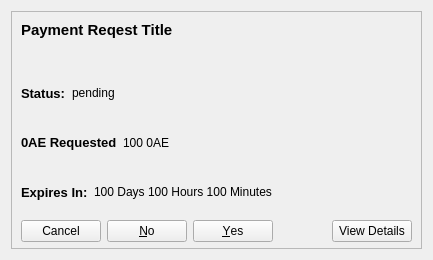
<?xml version="1.0" encoding="UTF-8"?>
<ui version="4.0">
 <class>CommunityFundDisplayPaymentRequest</class>
 <widget class="QWidget" name="CommunityFundDisplayPaymentRequest">
  <property name="geometry">
   <rect>
    <x>0</x>
    <y>0</y>
    <width>433</width>
    <height>260</height>
   </rect>
  </property>
  <property name="sizePolicy">
   <sizepolicy hsizetype="Maximum" vsizetype="Maximum">
    <horstretch>0</horstretch>
    <verstretch>0</verstretch>
   </sizepolicy>
  </property>
  <property name="minimumSize">
   <size>
    <width>433</width>
    <height>260</height>
   </size>
  </property>
  <property name="maximumSize">
   <size>
    <width>433</width>
    <height>260</height>
   </size>
  </property>
  <property name="windowTitle">
   <string>Form</string>
  </property>
  <layout class="QVBoxLayout" name="verticalLayout_2">
   <item>
    <widget class="QFrame" name="frame">
     <property name="sizePolicy">
      <sizepolicy hsizetype="Maximum" vsizetype="Maximum">
       <horstretch>0</horstretch>
       <verstretch>0</verstretch>
      </sizepolicy>
     </property>
     <property name="maximumSize">
      <size>
       <width>433</width>
       <height>433</height>
      </size>
     </property>
     <property name="frameShape">
      <enum>QFrame::StyledPanel</enum>
     </property>
     <property name="frameShadow">
      <enum>QFrame::Raised</enum>
     </property>
     <widget class="QLabel" name="title">
      <property name="geometry">
       <rect>
        <x>10</x>
        <y>10</y>
        <width>400</width>
        <height>50</height>
       </rect>
      </property>
      <property name="maximumSize">
       <size>
        <width>400</width>
        <height>50</height>
       </size>
      </property>
      <property name="font">
       <font>
        <pointsize>11</pointsize>
        <weight>75</weight>
        <bold>true</bold>
       </font>
      </property>
      <property name="text">
       <string>Payment Reqest Title</string>
      </property>
      <property name="alignment">
       <set>Qt::AlignLeading|Qt::AlignLeft|Qt::AlignTop</set>
      </property>
      <property name="wordWrap">
       <bool>true</bool>
      </property>
     </widget>
     <widget class="QWidget" name="">
      <property name="geometry">
       <rect>
        <x>10</x>
        <y>60</y>
        <width>391</width>
        <height>171</height>
       </rect>
      </property>
      <layout class="QVBoxLayout" name="verticalLayout">
       <item>
        <layout class="QHBoxLayout" name="horizontalLayout_4">
         <item>
          <widget class="QLabel" name="labelTitleStatus">
           <property name="sizePolicy">
            <sizepolicy hsizetype="Maximum" vsizetype="Preferred">
             <horstretch>0</horstretch>
             <verstretch>0</verstretch>
            </sizepolicy>
           </property>
           <property name="font">
            <font>
             <pointsize>10</pointsize>
             <weight>75</weight>
             <bold>true</bold>
            </font>
           </property>
           <property name="text">
            <string>Status:</string>
           </property>
          </widget>
         </item>
         <item>
          <widget class="QLabel" name="labelStatus">
           <property name="text">
            <string>pending</string>
           </property>
          </widget>
         </item>
        </layout>
       </item>
       <item>
        <layout class="QHBoxLayout" name="horizontalLayout_6">
         <item>
          <widget class="QLabel" name="labelTitleRequested">
           <property name="sizePolicy">
            <sizepolicy hsizetype="Maximum" vsizetype="Preferred">
             <horstretch>0</horstretch>
             <verstretch>0</verstretch>
            </sizepolicy>
           </property>
           <property name="font">
            <font>
             <pointsize>10</pointsize>
             <weight>75</weight>
             <bold>true</bold>
            </font>
           </property>
           <property name="text">
            <string>0AE Requested</string>
           </property>
          </widget>
         </item>
         <item>
          <widget class="QLabel" name="labelRequested">
           <property name="text">
            <string>100 0AE</string>
           </property>
          </widget>
         </item>
        </layout>
       </item>
       <item>
        <layout class="QHBoxLayout" name="horizontalLayout_5">
         <item>
          <widget class="QLabel" name="labelTitleDuration">
           <property name="sizePolicy">
            <sizepolicy hsizetype="Maximum" vsizetype="Preferred">
             <horstretch>0</horstretch>
             <verstretch>0</verstretch>
            </sizepolicy>
           </property>
           <property name="font">
            <font>
             <pointsize>10</pointsize>
             <weight>75</weight>
             <bold>true</bold>
            </font>
           </property>
           <property name="text">
            <string>Expires In:</string>
           </property>
          </widget>
         </item>
         <item>
          <widget class="QLabel" name="labelDuration">
           <property name="text">
            <string>100 Days 100 Hours 100 Minutes</string>
           </property>
          </widget>
         </item>
        </layout>
       </item>
       <item>
        <layout class="QHBoxLayout" name="horizontalLayout">
         <item>
          <widget class="QDialogButtonBox" name="buttonBoxVote">
           <property name="layoutDirection">
            <enum>Qt::RightToLeft</enum>
           </property>
           <property name="standardButtons">
            <set>QDialogButtonBox::Cancel|QDialogButtonBox::No|QDialogButtonBox::Yes</set>
           </property>
          </widget>
         </item>
         <item>
          <widget class="QPushButton" name="pushButtonDetails">
           <property name="text">
            <string>View Details</string>
           </property>
          </widget>
         </item>
        </layout>
       </item>
      </layout>
     </widget>
     <zorder>title</zorder>
     <zorder></zorder>
     <zorder>labelRequested</zorder>
     <zorder></zorder>
     <zorder></zorder>
    </widget>
   </item>
  </layout>
 </widget>
 <resources/>
 <connections/>
</ui>
